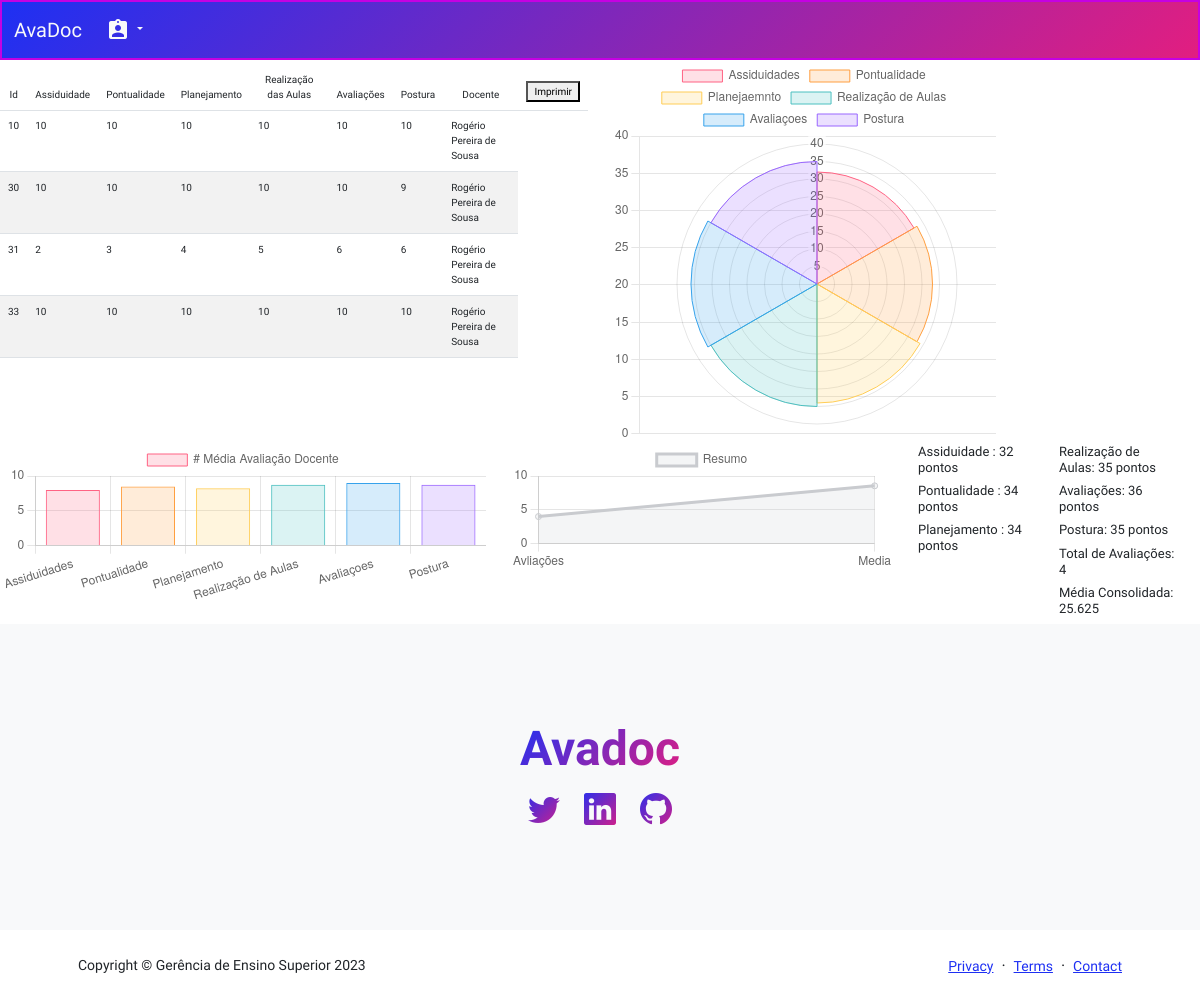
/avindividual/36 (signed in), run on the app's committed database.
### avadocApp/models.py (models this page shows)
class Avadoc(models.Model):
    id_avadoc = models.AutoField(primary_key=True)
    assid_avadoc =models.CharField(max_length=200, blank=True, null=False)
    pont_avadoc =models.CharField(max_length=200, blank=True, null=False)
    plan_avadoc =models.CharField(max_length=200, blank=True, null=False)
    realiza_avadoc =models.CharField(max_length=200, blank=True, null=False)
    avaliacao_avadoc =models.CharField(max_length=200, blank=True, null=False)
    postura_avadoc =models.CharField(max_length=200, blank=True, null=False)
    id_doc= models.CharField(max_length=200, blank=True, null=True)
    user_avadoc= models.CharField(max_length=200, blank=True, null=True)
    id_docente = models.ForeignKey(Docente, models.DO_NOTHING, db_column='id_docente', blank=True, null=False)

class Docente(models.Model):
    id_docente = models.AutoField(primary_key=True)
    cod_docente = models.CharField(max_length=200, blank=True, null=True)
    nome_docente = models.CharField(max_length=200, blank=True, null=True)
    def __str__(self):
        return self.nome_docente

### avadocApp/views.py (the view)
# urls.py: path('avindividual/<int:id_docente>', avindividual, name='avindividual'),
def avindividual(request, id_docente):
    if request.user.is_authenticated:
        avaliados = Docente.objects.all()
        avas = Avadoc.objects.filter(
            id_docente__id_docente=id_docente)  # and Avadoc.objects.all().filter(id_docente__cod_docente=id_docente)
        assiduidade = Avadoc.objects.all().filter(id_docente__id_docente=id_docente)
        if assiduidade == 0:
            return redirect('pag_sem_ava')
        else:
            planejamento = 0
            aulas = 0
            avaliacao = 0
            postura = 0
            assi_total = 0
            pontulidade = 0
            m_assiduidade = 0
            m_planejamento = 0
            m_aulas = 0
            m_avaliacao = 0
            m_postura = 0
            m_pontualidade = 0
            m_geral = 0
            for dado in assiduidade:
                assi_total += int(dado.assid_avadoc)
                pontulidade += int(dado.pont_avadoc)
                planejamento += int(dado.plan_avadoc)
                aulas += int(dado.realiza_avadoc)
                avaliacao += int(dado.avaliacao_avadoc)
                postura += int(dado.postura_avadoc)
                qtd = assi_total.bit_length()
            qt = len(assiduidade)
            m_assiduidade = ((assi_total) / (qt))
            m_pontualidade = ((pontulidade) / (qt))
            m_planejamento = ((planejamento) / (qt))
            m_aulas = ((aulas) / (qt))
            m_avaliacao = ((avaliacao) / (qt))
            m_postura = ((postura) / (qt))
            m_geral = (m_assiduidade + m_pontualidade + m_planejamento + m_aulas + m_avaliacao + m_postura) / 6
            m_consolidada = ((assi_total + pontulidade + planejamento + aulas + avaliacao + postura)/qt)/2
            print(m_assiduidade)
            print(m_geral)
            context = {'avas': avas,
                       'avaliados': avaliados,
                       'assi_total': assi_total,
                       'pontulidade': pontulidade,
                       'planejamento': planejamento,
                       'aulas': aulas,
                       'avaliacao': avaliacao,
                       'postura': postura,
                       'm_assiduidade': m_assiduidade,
                       'm_pontualidade': m_planejamento,
                       'm_planejamento': m_pontualidade,
                       'm_aulas': m_aulas,
                       'm_avaliacao': m_avaliacao,
                       'm_postura': m_postura,
                       'qt': qt,
                       'm_geral': m_geral,
                       'm_consolidada': m_consolidada,
                       }
        return render(request, 'avadoc/ver_avindivual.html', context)
    else:
        return render(request, "avadoc/pag_erro.html")

### avadocApp/templates/avadoc/ver_avindivual.html (shortened to what this page needs)
{% extends "avadoc/base_g.html" %}
{% block corpo %}
    <div class="row h-75">
        <div class="col-lg-6">
            <table class="table-striped table container " style="font-size: 10px; ">
                <div>
                    <thead class=" text-center  container text-light  "
                           style="height: 50px; font-size: 12px;">
                    <tr class="table-striped" style=" margin-left: 110px ;font-size: 10px;">
                        <td style="text-align: center;">Id</td>
                        <td style="">Assiduidade</td>
                        <td style="">Pontualidade</td>
                        <td style=" ">Planejamento</td>
                        <td style=" ">Realização das Aulas</td>
                        <td style=" ">Avaliações</td>
                        <td style=" ">Postura</td>
                        <td style=" ">Docente</td>
                        <td style=" ">
                            <div>
                                <button id="btnPrint">Imprimir</button>
                            </div>
                        </td>
                    </tr>
                    </thead>
                </div>
                <tbody>
                {% for ava in avas %}
                    <tr>
                        <td style=" text-align: center;">{{ ava.id_avadoc }}</td>
                        <td style="">{{ ava.assid_avadoc }}</td>
                        <td style="">{{ ava.pont_avadoc }}</td>
                        <td style="">{{ ava.plan_avadoc }}</td>
                        <td style="">{{ ava.realiza_avadoc }}</td>
                        <td style="">{{ ava.avaliacao_avadoc }}</td>
                        <td style="">{{ ava.postura_avadoc }}</td>
                        <td style="">{{ ava.id_docente }}</td>
                    </tr>
                {% endfor %}
                </tbody>
            </table>
        </div>
        <div class="col-lg-4">
            <canvas id="myChart"></canvas>
            <script>
                const ctx = document.getElementById('myChart');
                ctx.height = 100;
                new Chart(ctx, {
                    type: 'polarArea',
                    data: {
                        labels: ['Assiduidades', 'Pontualidade', 'Planejaemnto', 'Realização de Aulas', 'Avaliaçoes', 'Postura'],
                        datasets: [{
                            axis: 'y',
                            label: '# Avaliação Docente',
                            data: [
                                {{assi_total}},
                                {{pontulidade}},
                                {{planejamento}},
                                {{aulas}},
                                {{avaliacao}},
                                {{postura}},],
                            fill: false,
                            backgroundColor: [
                                'rgba(255, 99, 132, 0.2)',
                                'rgba(255, 159, 64, 0.2)',
                                'rgba(255, 205, 86, 0.2)',
                                'rgba(75, 192, 192, 0.2)',
                                'rgba(54, 162, 235, 0.2)',
                                'rgba(153, 102, 255, 0.2)',
                                'rgba(201, 203, 207, 0.2)'
                            ],
                            borderColor: [
                                'rgb(255, 99, 132)',
                                'rgb(255, 159, 64)',
                                'rgb(255, 205, 86)',
                                'rgb(75, 192, 192)',
                                'rgb(54, 162, 235)',
                                'rgb(153, 102, 255)',
                                'rgb(201, 203, 207)'
                            ],
                            borderWidth: 1
                        }]
                    },
                    options: {
                        scales: {
                            y: {
                                beginAtZero: true
                            }
                        }
                    }
                });
            </script>
        </div>
    </div>
    <div class="row h-20">
        <div class="col-lg-5">
            <canvas id="myChart_m"></canvas>
                <script>
                    const ctx_m = document.getElementById('myChart_m');
                    ctx_m.height = 100;
                    new Chart(ctx_m, {
                        type: 'bar',
                        data: {
                            labels: ['Assiduidades', 'Pontualidade', 'Planejamento', 'Realização de Aulas', 'Avaliaçoes', 'Postura'],
                            datasets: [{
                                axis: 'y',
                                label: '# Média Avaliação Docente',
                                data: [
                                    {{m_assiduidade}},
                                    {{m_pontualidade}},
                                    {{m_planejamento}},
                                    {{m_aulas}},
                                    {{m_avaliacao}},
                                    {{m_postura}},],
                                fill: false,
                                backgroundColor: [
                                    'rgba(255, 99, 132, 0.2)',
                                    'rgba(255, 159, 64, 0.2)',
                                    'rgba(255, 205, 86, 0.2)',
                                    'rgba(75, 192, 192, 0.2)',
                                    'rgba(54, 162, 235, 0.2)',
                                    'rgba(153, 102, 255, 0.2)',
                                    'rgba(201, 203, 207, 0.2)'
                                ],
                                borderColor: [
                                    'rgb(255, 99, 132)',
                                    'rgb(255, 159, 64)',
                                    'rgb(255, 205, 86)',
                                    'rgb(75, 192, 192)',
                                    'rgb(54, 162, 235)',
                                    'rgb(153, 102, 255)',
                                    'rgb(201, 203, 207)'
                                ],
                                borderWidth: 1
                            }]
                        },
                        options: {
                            scales: {
                                y: {
                                    beginAtZero: true
                                }
                            }
                        }
                    });
                </script>
        </div>
        <div class="col-lg-4">
            <canvas id="myChart_qtd"></canvas>
                <script>
                    const ctx_qtd = document.getElementById('myChart_qtd');
                    ctx_qtd.height = 100;
                    new Chart(ctx_qtd, {
                        type: 'line',
                        data: {
                            labels: ['Avliações', 'Media'],
                            datasets: [{
                                axis: 'y',
                                label: 'Resumo',
                                data: [
                                    {{qt}},
                                    {{ m_geral }}
                                ],
                                fill: true,
                                backgroundColor:
                                    [
                                        'rgba(201, 203, 207, 0.2)',
                                    ],
                                borderColor:
                                    [
                                        'rgb(201, 203, 207)',
                                    ],
                                borderWidths:
                                    1
                            }]
                        },
                        options: {
                            scales: {
                                y: {
                                    beginAtZero: true
                                }
                            }
                        }
                    })
                    ;
                </script>
        </div>
        <div class="col-lg-3 row  ">
            <div class="col-lg-6">
            <h6 style="font-size: small">Assiduidade : {{ assi_total }} pontos</h6>
            <h6 style="font-size: small">Pontualidade : {{ planejamento }} pontos</h6>
            <h6 style="font-size: small">Planejamento : {{ planejamento }} pontos</h6>
                </div>
            <div class="col-lg-6">
            <h6 style="font-size: small">Realização de Aulas: {{ aulas }} pontos</h6>
            <h6 style="font-size: small">Avaliações: {{ avaliacao }} pontos</h6>
            <h6 style="font-size: small">Postura: {{ postura }} pontos</h6>
            <h6 style="font-size: small">Total de Avaliações: {{ qt }}</h6>
            <h6 style="font-size: small">Média Consolidada: {{ m_consolidada }}</h6>
                </div>
        </div>
    </div>
{% endblock corpo %}>

### data on the page
Avadoc: id_avadoc "10", assid_avadoc "10", pont_avadoc "10", plan_avadoc "10", realiza_avadoc "10", avaliacao_avadoc "10", postura_avadoc "10", id_docente "Rogério Pereira de Sousa"
Avadoc: id_avadoc "30", assid_avadoc "10", pont_avadoc "10", plan_avadoc "10", realiza_avadoc "10", avaliacao_avadoc "10", postura_avadoc "9", id_docente "Rogério Pereira de Sousa"
Avadoc: id_avadoc "31", assid_avadoc "2", pont_avadoc "3", plan_avadoc "4", realiza_avadoc "5", avaliacao_avadoc "6", postura_avadoc "6", id_docente "Rogério Pereira de Sousa"
Avadoc: id_avadoc "33", assid_avadoc "10", pont_avadoc "10", plan_avadoc "10", realiza_avadoc "10", avaliacao_avadoc "10", postura_avadoc "10", id_docente "Rogério Pereira de Sousa"

### other printed values
{{ assi_total }} "32"
{{ planejamento }} "34"
{{ aulas }} "35"
{{ avaliacao }} "36"
{{ postura }} "35"
{{ qt }} "4"
{{ m_consolidada }} "25.625"
chart data {{ assi_total }} 32
chart data {{ pontulidade }} 33
chart data {{ planejamento }} 34
chart data {{ aulas }} 35
